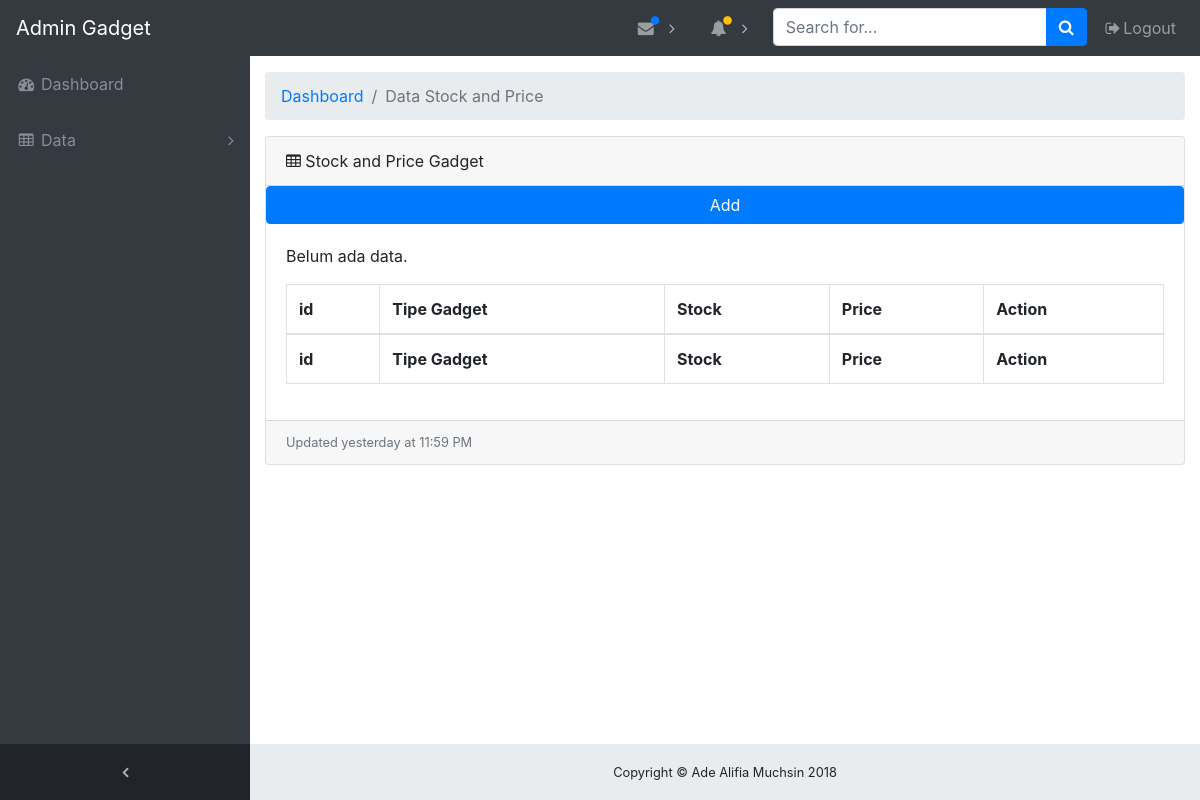
/index.php/admin/stockprice, run on an earlier commit of the app's database.
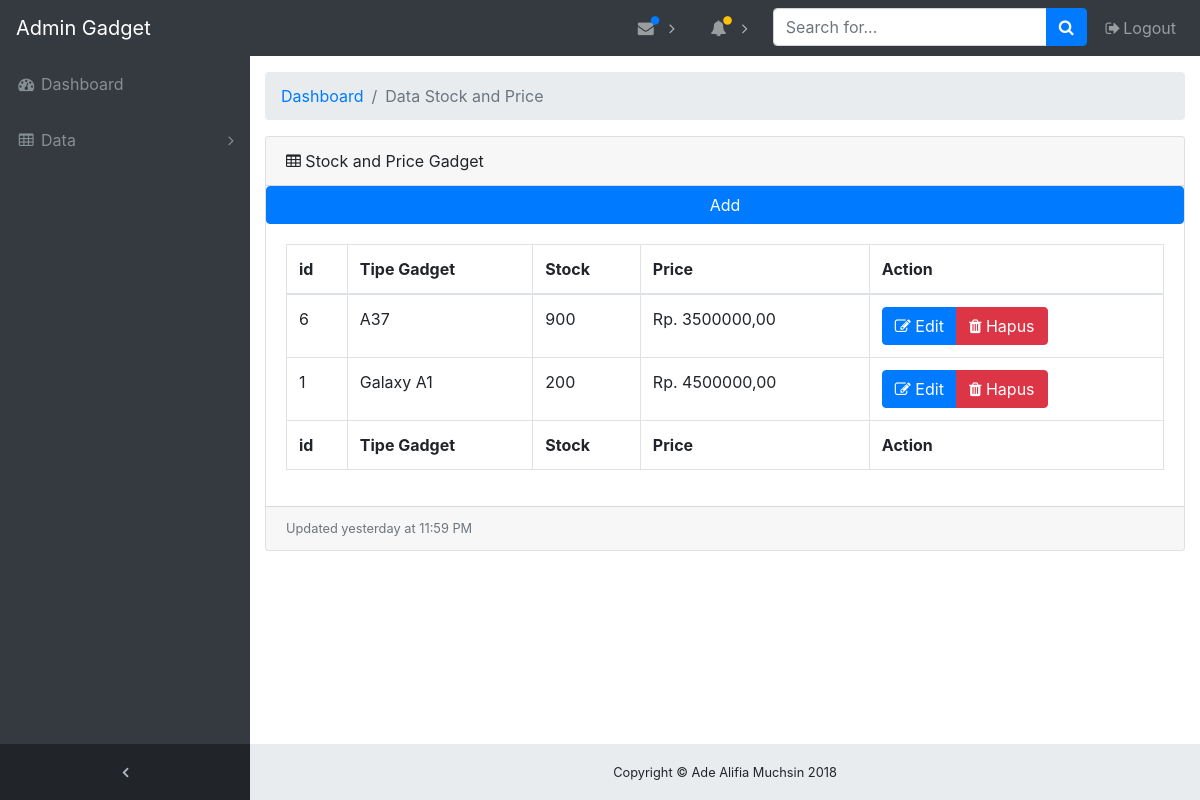
And on a later commit of the database.
### tables this page shows
CREATE TABLE `stockprice` (
  `id_sh` int(11) NOT NULL,
  `fk_tipe` int(11) NOT NULL,
  `stock` int(11) NOT NULL,
  `price` bigint(30) NOT NULL
);

CREATE TABLE `gadget_table` (
  `post_id` int(11) NOT NULL,
  `post_date` datetime DEFAULT '0000-00-00 00:00:00',
  `fk_brand_id` int(11) NOT NULL,
  `post_name` varchar(120) NOT NULL,
  `post_slug` varchar(120) NOT NULL,
  `post_keccpu` varchar(120) NOT NULL,
  `post_ram` int(11) NOT NULL,
  `post_battery` varchar(120) NOT NULL,
  `post_frontcam` varchar(120) NOT NULL,
  `post_backcam` varchar(120) NOT NULL,
  `post_int` int(11) NOT NULL,
  `post_thumbnail` varchar(120) NOT NULL,
  `post_status` tinyint(4) NOT NULL DEFAULT '1',
  `date_created` datetime NOT NULL DEFAULT CURRENT_TIMESTAMP,
  `stock` int(11) NOT NULL,
  `price` bigint(30) NOT NULL
);

### application/controllers/Admin.php (called while the page is built, shortened)
<?php
class Admin extends CI_Controller {
	function __construct()
	{
		$this->load->helper('MY');
		$this->load->model('gadget_model');
		$this->load->model('brand_model');
		$this->load->model('user_model');
		$this->load->model('transaksi_model');
		$this->load->model('stockprice_model');
	}
	public function stockprice(){
		$data['page_title'] = 'Stock and Price Gadget';
		$data['all_stockprice'] = $this->stockprice_model->get_all_stockprice();
		$this->load->view("templates/v_admin_header");
		$this->load->view('admin/stockprice_view',$data);
		$this->load->view("templates/v_admin_footer");
	}
}

### index.php (called while the page is built, shortened)
<?php
require_once BASEPATH.'core/CodeIgniter.php';

### application/models/Stockprice_model.php (called while the page is built, shortened)
<?php
    class Stockprice_model extends CI_Model {
        public function get_all_stockprice(  ) {
            $this->db->order_by('stockprice.id_sh', 'DESC');
            $this->db->join('gadget_table', 'gadget_table.post_id = stockprice.fk_tipe');
            $query = $this->db->get('stockprice');
            return $query->result();
        }
    }

### application/views/admin/stockprice_view.php (the view, shortened to what this page needs)
<?php defined('BASEPATH') OR exit('No direct script access allowed'); ?><!doctype html>
<div class="content-wrapper">
    <div class="container-fluid">
      <ol class="breadcrumb">
        <li class="breadcrumb-item">
          <a href="#">Dashboard</a>
        </li>
        <li class="breadcrumb-item active">Data Stock and Price</li>
      </ol>
      <div class="card mb-3">
        <div class="card-header">
          <i class="fa fa-table"></i> <?php echo $page_title ?>
          </div>
          <?php echo anchor('admin/stockprice_create', 'Add', array('class' => 'btn btn-primary')); ?>
        <div class="card-body">
          <div class="table-responsive">
            <table class="table table-bordered" id="dataTable" width="100%" cellspacing="0">
              <thead>
                <tr>
                  <th>id</th>
                  <th>Tipe Gadget</th>
                  <th>Stock</th>
                  <th>Price</th>
                  <th>Action</th>
                </tr>
              </thead>
              <tfoot>
                <tr>
                  <th>id</th>
                  <th>Tipe Gadget</th>
                  <th>Stock</th>
                  <th>Price</th>
                  <th>Action</th>
                </tr>
              </tfoot>
              <tbody>
              <?php if( !empty($all_stockprice) ) : ?>
              <?php
                foreach ($all_stockprice as $key) :
              ?>
                <tr>
                  <td><?php echo $key->id_sh ?></td>
                  <td><?php echo $key->post_name ?></td>
                  <td><?php echo $key->stock ?></td>
                  <td>Rp. <?php echo $key->price ?>,00</td>
                  <td>
                    <div class="btn-group">
                    <a href="<?php echo base_url(). 'admin/stockprice_edit/' . $key->id_sh ?>" class="btn btn-primary" ><span class="fa fa-edit"></span> Edit</a>
                    <a href="<?php echo base_url(). 'admin/stockprice_delete/' . $key->id_sh ?>" class="btn btn-danger" onClick="return confirm('Apakah anda yakin ingin menghapus data ini?')"><span class="fa fa-trash"></span> Hapus</a>
                    </div>
                </div>
              <?php endforeach; ?>
              <?php else : ?>
              <p>Belum ada data.</p>
              <?php endif; ?>
              </tbody>
            </table>
          </div>
        </div>
        <div class="card-footer small text-muted">Updated yesterday at 11:59 PM</div>
      </div>
    </div>

What changed in the data, as far as the page shows it:
added stockprice: id_sh "6", fk_tipe.post_name "A37", fk_tipe.stock "900", fk_tipe.price "3500000"
added stockprice: id_sh "1", fk_tipe.post_name "Galaxy A1", fk_tipe.stock "200", fk_tipe.price "4500000"
Also different on the page:
text no longer shown: "Belum ada data."
